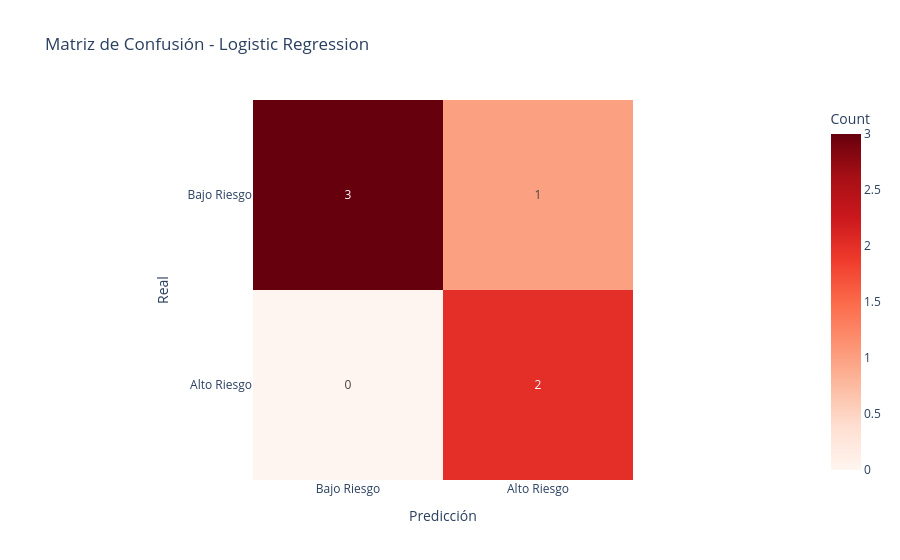

The code cell stored with this chart in its notebook:
### Markdown cell above
---

## 📊 Paso 6: Entrenar Logistic Regression

**Técnica:** Logistic Regression con class_weight='balanced'

**Ventajas:**
- Modelo lineal interpretable con coeficientes claros
- Útil como baseline para comparación
- Maneja automáticamente desbalance de clases

**Ecuación:** $P(\text{Alto Riesgo}) = \frac{1}{1 + e^{-(w_1 \cdot x_1 + ... + w_n \cdot x_n + b)}}$

### Code cell
# Logistic Regression (con features escaladas)
print("📊 Entrenando Logistic Regression...")

lr_model = LogisticRegression(
    max_iter=1000,
    random_state=42,
    class_weight='balanced'  # Manejar desbalance
)

lr_model.fit(X_train_scaled, y_train)

# Predicciones
y_pred_lr = lr_model.predict(X_test_scaled)
y_proba_lr = lr_model.predict_proba(X_test_scaled)[:, 1]

# Métricas
print("\n📊 Métricas - Logistic Regression:")
print(classification_report(y_test, y_pred_lr, target_names=['Bajo Riesgo', 'Alto Riesgo']))

roc_auc_lr = roc_auc_score(y_test, y_proba_lr)
print(f"\n🎯 ROC-AUC Score: {roc_auc_lr:.3f}")

# Matriz de confusión
cm_lr = confusion_matrix(y_test, y_pred_lr)
fig = px.imshow(
    cm_lr,
    text_auto=True,
    labels=dict(x="Predicción", y="Real", color="Count"),
    x=['Bajo Riesgo', 'Alto Riesgo'],
    y=['Bajo Riesgo', 'Alto Riesgo'],
    title="Matriz de Confusión - Logistic Regression",
    color_continuous_scale='Reds'
)
fig.show()

### Figure 1 — Plotly figure (JSON) as saved in the notebook; plotly's stock layout.template omitted (floating-point values rounded to 4 significant figures)
{"data": [{"coloraxis": "coloraxis", "hovertemplate": "Predicción: %{x}<br>Real: %{y}<br>Count: %{z}<extra></extra>", "name": "0", "texttemplate": "%{z}", "type": "heatmap", "x": ["Bajo Riesgo", "Alto Riesgo"], "xaxis": "x", "y": ["Bajo Riesgo", "Alto Riesgo"], "yaxis": "y", "z": [[3, 1], [0, 2]]}], "layout": {"coloraxis": {"colorbar": {"title": {"text": "Count"}}, "colorscale": [[0, "rgb(255,245,240)"], [0.125, "rgb(254,224,210)"], [0.25, "rgb(252,187,161)"], [0.375, "rgb(252,146,114)"], [0.5, "rgb(251,106,74)"], [0.625, "rgb(239,59,44)"], [0.75, "rgb(203,24,29)"], [0.875, "rgb(165,15,21)"], [1, "rgb(103,0,13)"]]}, "title": {"text": "Matriz de Confusión - Logistic Regression"}, "xaxis": {"anchor": "y", "constrain": "domain", "domain": [0, 1], "scaleanchor": "y", "title": {"text": "Predicción"}}, "yaxis": {"anchor": "x", "autorange": "reversed", "constrain": "domain", "domain": [0, 1], "title": {"text": "Real"}}}}
